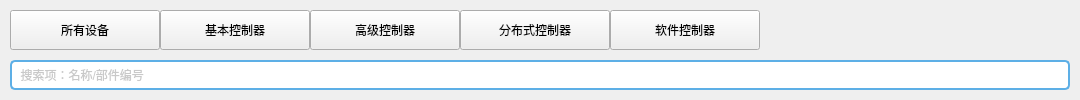
                 <widget class="QWidget" name="widget_8" native="true">
                  <property name="sizePolicy">
                   <sizepolicy hsizetype="Expanding" vsizetype="Expanding">
                    <horstretch>0</horstretch>
                    <verstretch>0</verstretch>
                   </sizepolicy>
                  </property>
                  <property name="minimumSize">
                   <size>
                    <width>1080</width>
                    <height>100</height>
                   </size>
                  </property>
                  <property name="maximumSize">
                   <size>
                    <width>16777215</width>
                    <height>100</height>
                   </size>
                  </property>
                  <layout class="QGridLayout" name="gridLayout_12">
                   <property name="leftMargin">
                    <number>10</number>
                   </property>
                   <property name="topMargin">
                    <number>10</number>
                   </property>
                   <property name="rightMargin">
                    <number>10</number>
                   </property>
                   <property name="bottomMargin">
                    <number>10</number>
                   </property>
                   <property name="horizontalSpacing">
                    <number>0</number>
                   </property>
                   <property name="verticalSpacing">
                    <number>10</number>
                   </property>
                   <item row="0" column="0">
                    <widget class="QPushButton" name="pushButton_9_1">
                     <property name="sizePolicy">
                      <sizepolicy hsizetype="Maximum" vsizetype="Maximum">
                       <horstretch>0</horstretch>
                       <verstretch>0</verstretch>
                      </sizepolicy>
                     </property>
                     <property name="minimumSize">
                      <size>
                       <width>150</width>
                       <height>40</height>
                      </size>
                     </property>
                     <property name="maximumSize">
                      <size>
                       <width>150</width>
                       <height>40</height>
                      </size>
                     </property>
                     <property name="text">
                      <string>所有设备</string>
                     </property>
                    </widget>
                   </item>
                   <item row="0" column="1">
                    <widget class="QPushButton" name="pushButton_9_2">
                     <property name="sizePolicy">
                      <sizepolicy hsizetype="Maximum" vsizetype="Maximum">
                       <horstretch>0</horstretch>
                       <verstretch>0</verstretch>
                      </sizepolicy>
                     </property>
                     <property name="minimumSize">
                      <size>
                       <width>150</width>
                       <height>40</height>
                      </size>
                     </property>
                     <property name="maximumSize">
                      <size>
                       <width>150</width>
                       <height>40</height>
                      </size>
                     </property>
                     <property name="text">
                      <string>基本控制器</string>
                     </property>
                    </widget>
                   </item>
                   <item row="0" column="2">
                    <widget class="QPushButton" name="pushButton_9_3">
                     <property name="sizePolicy">
                      <sizepolicy hsizetype="Maximum" vsizetype="Maximum">
                       <horstretch>0</horstretch>
                       <verstretch>0</verstretch>
                      </sizepolicy>
                     </property>
                     <property name="minimumSize">
                      <size>
                       <width>150</width>
                       <height>40</height>
                      </size>
                     </property>
                     <property name="maximumSize">
                      <size>
                       <width>150</width>
                       <height>40</height>
                      </size>
                     </property>
                     <property name="text">
                      <string>高级控制器</string>
                     </property>
                    </widget>
                   </item>
                   <item row="0" column="3">
                    <widget class="QPushButton" name="pushButton_9_4">
                     <property name="sizePolicy">
                      <sizepolicy hsizetype="Maximum" vsizetype="Maximum">
                       <horstretch>0</horstretch>
                       <verstretch>0</verstretch>
                      </sizepolicy>
                     </property>
                     <property name="minimumSize">
                      <size>
                       <width>150</width>
                       <height>40</height>
                      </size>
                     </property>
                     <property name="maximumSize">
                      <size>
                       <width>150</width>
                       <height>40</height>
                      </size>
                     </property>
                     <property name="text">
                      <string>分布式控制器</string>
                     </property>
                    </widget>
                   </item>
                   <item row="0" column="4">
                    <widget class="QPushButton" name="pushButton_9_5">
                     <property name="sizePolicy">
                      <sizepolicy hsizetype="Maximum" vsizetype="Maximum">
                       <horstretch>0</horstretch>
                       <verstretch>0</verstretch>
                      </sizepolicy>
                     </property>
                     <property name="minimumSize">
                      <size>
                       <width>150</width>
                       <height>40</height>
                      </size>
                     </property>
                     <property name="maximumSize">
                      <size>
                       <width>150</width>
                       <height>40</height>
                      </size>
                     </property>
                     <property name="text">
                      <string>软件控制器</string>
                     </property>
                    </widget>
                   </item>
                   <item row="0" column="5">
                    <spacer name="horizontalSpacer">
                     <property name="orientation">
                      <enum>Qt::Horizontal</enum>
                     </property>
                     <property name="sizeHint" stdset="0">
                      <size>
                       <width>307</width>
                       <height>20</height>
                      </size>
                     </property>
                    </spacer>
                   </item>
                   <item row="1" column="0" colspan="6">
                    <widget class="QLineEdit" name="lineEdit_9_sourch_2">
                     <property name="minimumSize">
                      <size>
                       <width>0</width>
                       <height>30</height>
                      </size>
                     </property>
                     <property name="maximumSize">
                      <size>
                       <width>16777215</width>
                       <height>30</height>
                      </size>
                     </property>
                     <property name="tabletTracking">
                      <bool>true</bool>
                     </property>
                     <property name="styleSheet">
                      <string notr="true">QLineEdit
{
color :rgba(120, 120, 120,0.8);
border: 2px solid #5DAFE6;
border-radius:5px;
}</string>
                     </property>
                     <property name="text">
                      <string/>
                     </property>
                     <property name="echoMode">
                      <enum>QLineEdit::Normal</enum>
                     </property>
                     <property name="cursorPosition">
                      <number>0</number>
                     </property>
                     <property name="dragEnabled">
                      <bool>true</bool>
                     </property>
                     <property name="readOnly">
                      <bool>false</bool>
                     </property>
                     <property name="placeholderText">
                      <string>  搜索项：名称/部件编号</string>
                     </property>
                     <property name="cursorMoveStyle">
                      <enum>Qt::VisualMoveStyle</enum>
                     </property>
                     <property name="clearButtonEnabled">
                      <bool>true</bool>
                     </property>
                    </widget>
                   </item>
                  </layout>
                 </widget>
